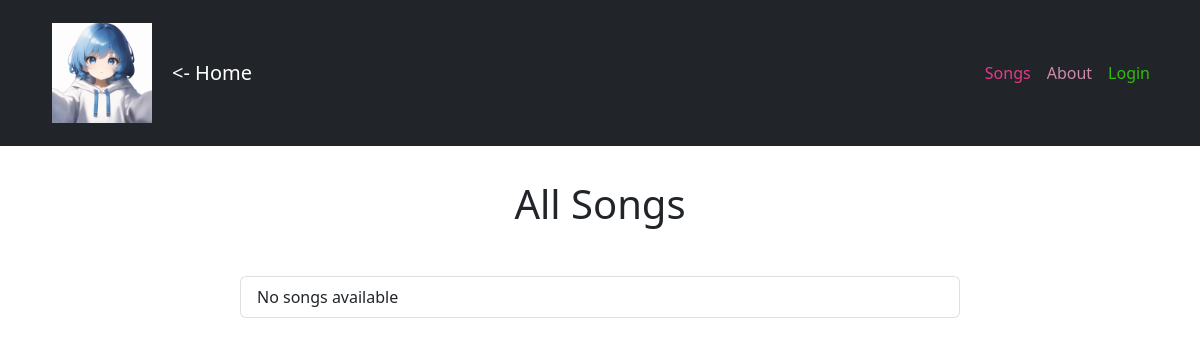
Before: /songs/ with the older database file.
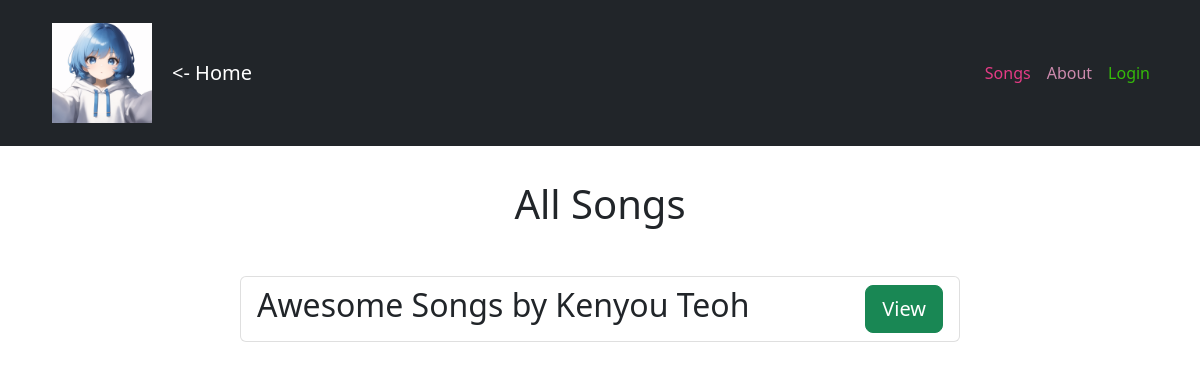
After: the same page with the newer database file.
### musicApp/models.py (models this page shows, shortened)
class Song(models.Model):
    name = models.CharField(max_length=100)
    artist = models.CharField(max_length=100)
    description = models.TextField(blank=True)

### musicApp/views.py (the view)
# urls.py: path('songs/', views.SongListView.as_view(), name='songs'),
class SongListView(ListView):
    model = Song
    context_object_name = "songs"
    template_name = "musicApp/song_list.html"

### musicApp/templates/musicApp/song_list.html (shortened to what this page needs)
{% extends 'musicApp/base.html' %}
{% block content %}
    <link href="https://cdn.jsdelivr.net/npm/bootstrap@5.2.3/dist/css/bootstrap.min.css" rel="stylesheet">
    <div class="container">
        <h1 class="text-center mt-5" tabindex="0">All Songs</h1>
        <div class="row justify-content-center mt-5">
            <div class="col-md-8">
                <ul class="list-group">
                    {% for song in songs %}
                        <li class="list-group-item">
                            <div class="d-flex justify-content-between align-items-center">
                                <div>
                                    <h2 tabindex="0">{{ song.name }} by {{ song.artist }}</h2>
                                </div>
                                <div>
                                    <a href="{% url 'song_detail' song.id %}" class="btn btn-lg btn-success" tabindex="0">View</a>
                                </div>
                            </div>
                        </li>
                    {% empty %}
                        <li class="list-group-item" tabindex="0">No songs available</li>
                    {% endfor %}
                </ul>
            </div>
        </div>
    </div>
{% endblock %}

### musicApp/templates/musicApp/base.html (shortened to what this page needs)
{% load static %}
<!DOCTYPE html>
<html lang="en">
<head>
    {% load bootstrap5 %}
    {% bootstrap_css %}
</head>
<body>
    <nav class="navbar navbar-expand-md navbar-dark bg-dark fixed-top">
        <div class="container">
            <a class="navbar-brand d-flex align-items-center" href="{% url 'songs' %}">
                <img src="{% static 'images/image.png' %}" alt="Home Page - Click to go to the songs page" style="width: 100px; margin: 10px;">
                <span style="margin-left: 10px;"><- Home</span>
            </a>
            <div class="collapse navbar-collapse" id="navbarCollapse">
                <ul class="navbar-nav ms-auto">
                    <li class="nav-item">
                        <a class="nav-link font-weight-bold" href="{% url 'songs' %}" style="color: red;">Songs</a>
                    </li>
                    <li class="nav-item">
                        <a class="nav-link font-weight-bold" href="{% url 'about' %}" style="color: yellow;">About</a>
                    </li>
                    {% if user.is_authenticated %}
                    <li class="nav-item">
                        <span class="nav-link font-weight-bold" style="color: white;">Welcome, {{ user.email }}</span>
                    </li>
                    <li class="nav-item">
                        <a class="nav-link font-weight-bold" href="{% url 'logout' %}" style="color: blue;">Logout</a>
                    </li>
                    {% else %}
                    <li class="nav-item">
                        <a class="nav-link font-weight-bold" href="{% url 'login' %}" style="color: green;">Login</a>
                    </li>
                    {% endif %}
                </ul>
            </div>
        </div>
    </nav>
    <div class="container" style="margin-top: 180px;">
        {% block content %}
        {% endblock %}
    </div>
</body>
</html>

Changed rows visible on the page:
added Song: name "Awesome Songs", artist "Kenyou Teoh"
Other visible differences:
text no longer shown: "No songs available"
